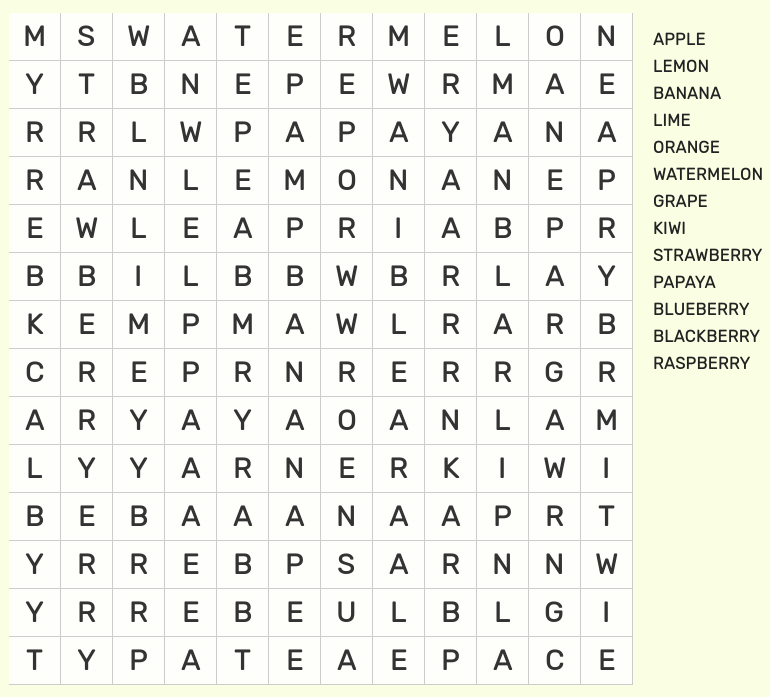
#> input picture assets/image_lvl1_1.png, 770 x 697 px
$ python test.py
#> lines starting #> are read from the running program, lines starting #| are printed output that depends on the picture; after the words box and inside, x2 and y2 are one past the last pixel; in counts of white or black regions, pixels touching at a corner belong together
import cv2
import numpy as np
import os


filter = False

filepath = "../../assets/"
filename = "image_lvl1_1.png"

file_path = os.path.join(filepath, filename)

img = cv2.imread(file_path)
#> img is the input picture: shape (697, 770, 3); mean B, G, R 233.2, 241.6, 239.9
rows, cols, _ = map(int, img.shape)
#> rows = 697; cols = 770

# img = cv2.pyrDown(img)
img_process = cv2.cvtColor(img, cv2.COLOR_BGR2GRAY)
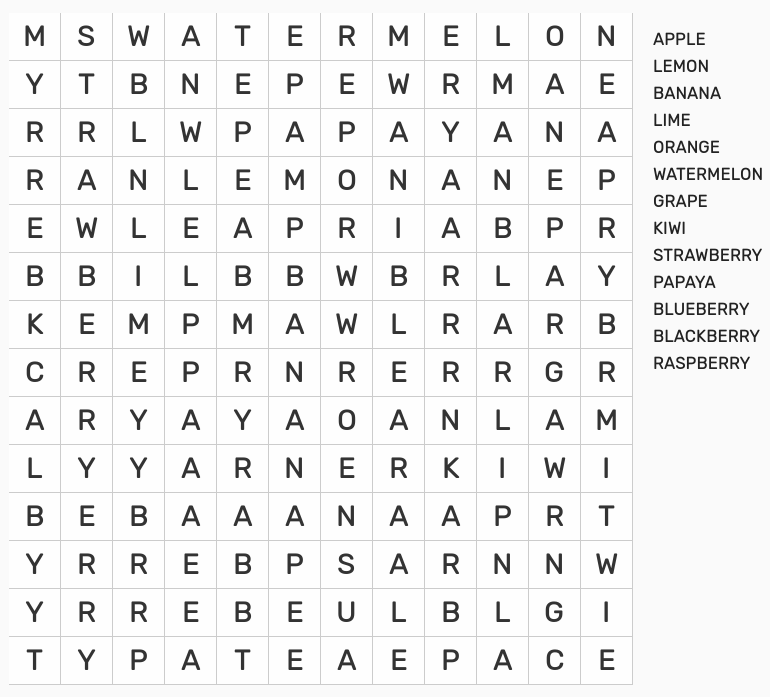
#> img_process: shape (697, 770); min 34, max 254, mean 239.9

rows, cols, _ = map(int, img.shape)
print(rows, cols)
#| 697 770

img_process = cv2.GaussianBlur(img_process, (3, 3), 0)
_, img_process = cv2.threshold(img_process, 127, 255, cv2.THRESH_BINARY_INV)
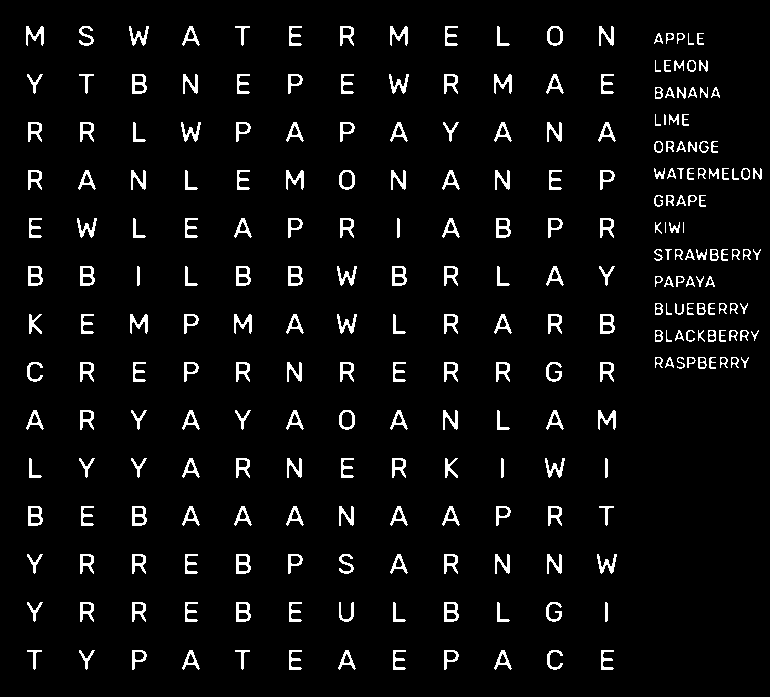
#> img_process: shape (697, 770); 4.8% white; 257 white regions (2 under 20 px)

contours, _ = cv2.findContours(img_process, cv2.RETR_EXTERNAL, cv2.CHAIN_APPROX_SIMPLE)
#> contours = 257 contours, 29 with area under 20; largest, box (x1, y1, x2, y2) and area: (339, 410, 355, 430) 245, (339, 170, 355, 190) 245, (547, 26, 563, 46) 245, (444, 602, 459, 622) 242, (236, 602, 251, 622) 242
bbox = [cv2.boundingRect(c) for c in contours]
#> bbox = 257 items, first 6: (601, 650, 13, 20), (547, 650, 16, 20), (494, 650, 18, 20), (444, 650, 15, 20), (393, 650, 13, 20), (338, 650, 18, 20)
print("Box found = ", len(bbox))
#| Box found =  257

cv2.imwrite("img_process.png", img_process)

for x, y, w, h in bbox:
    if (2 < w < 50) and (4 < h < 50):
        cv2.rectangle(img, (x, y), (x + w, y + h), (255, 0, 0), 2)
#> this loop made 257 passes
#> (x, y, w) on passes 1 to 3: (601, 650, 13), (547, 650, 16), (494, 650, 18)
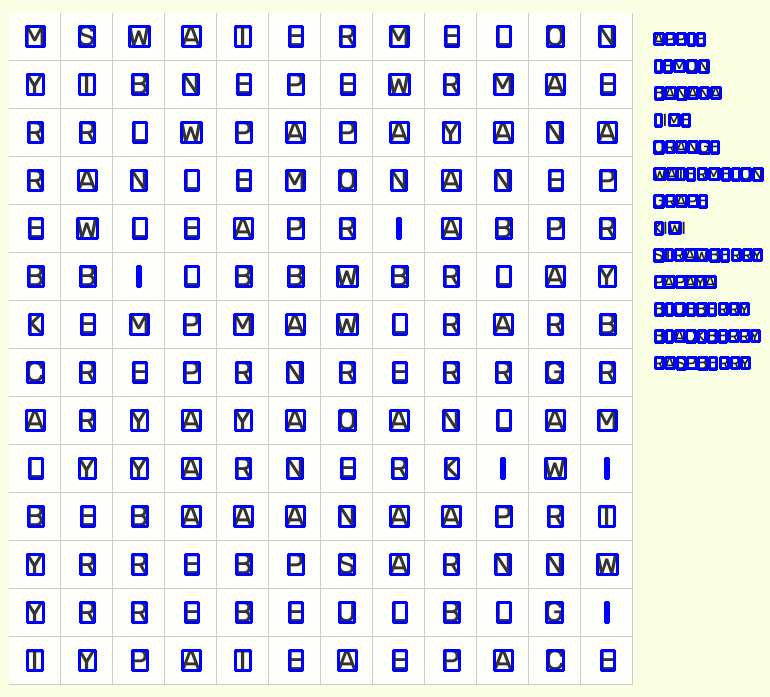
#> img: shape (697, 770, 3); 8.21% of pixels changed, all inside (x1, y1, x2, y2) = (25, 25, 764, 672)

cv2.imwrite("img_result.png", img)

$ run again, with assets/image_lvl1_2.png copied over assets/image_lvl1_1.png
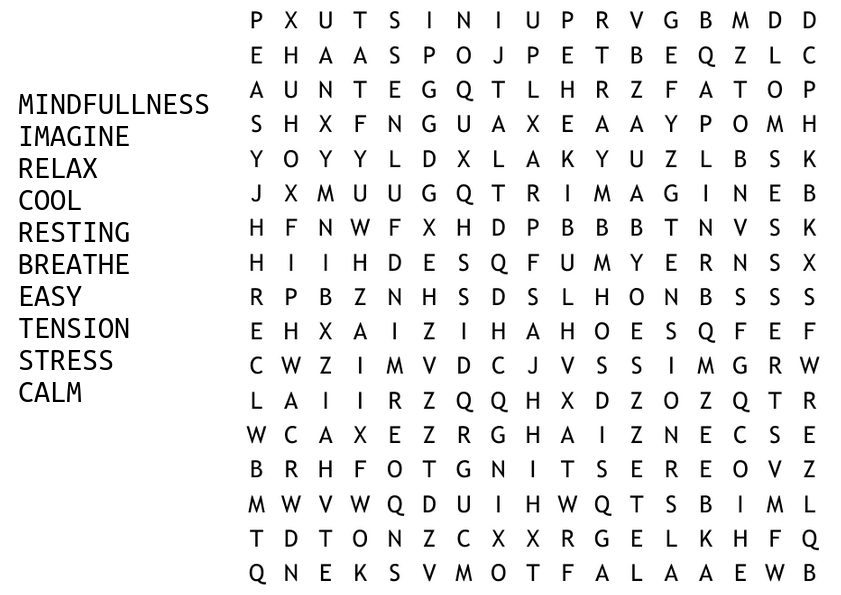
#> input picture assets/image_lvl1_2.png, 841 x 595 px
#> img is the input picture: shape (595, 841, 3); min 0, max 255, mean 239.5
#| 595 841
#> `_, img_process = cv2.threshold(img_process, 127, 255, cv2.THRESH_BINAR..`:
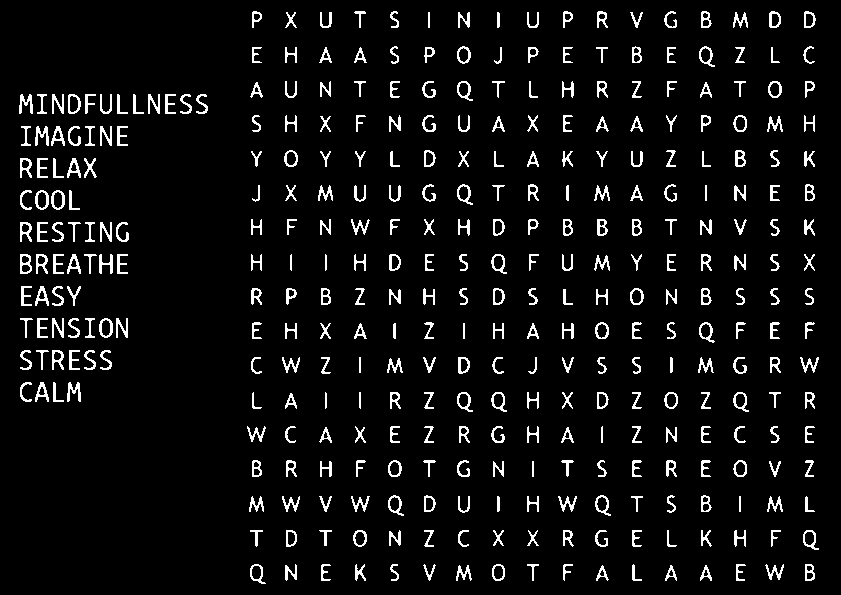
#> img_process: shape (595, 841); 5.9% white in thin lines or dots
#> contours = 352 contours, 11 with area under 20; largest, box (x1, y1, x2, y2) and area: (99, 318, 113, 338) 205, (51, 190, 65, 210) 205, (35, 190, 49, 210) 205, (68, 94, 81, 114) 196, (595, 495, 611, 516) 188
#> bbox = 352 items, first 6: (700, 565, 12, 16), (665, 565, 12, 16), (596, 565, 13, 16), (456, 565, 16, 16), (805, 564, 10, 17), (765, 564, 19, 16)
#| Box found =  352
#> the loop `for x, y, w, h in bbox:` made 352 passes
#> after the loop `for x, y, w, h in bbox:`:
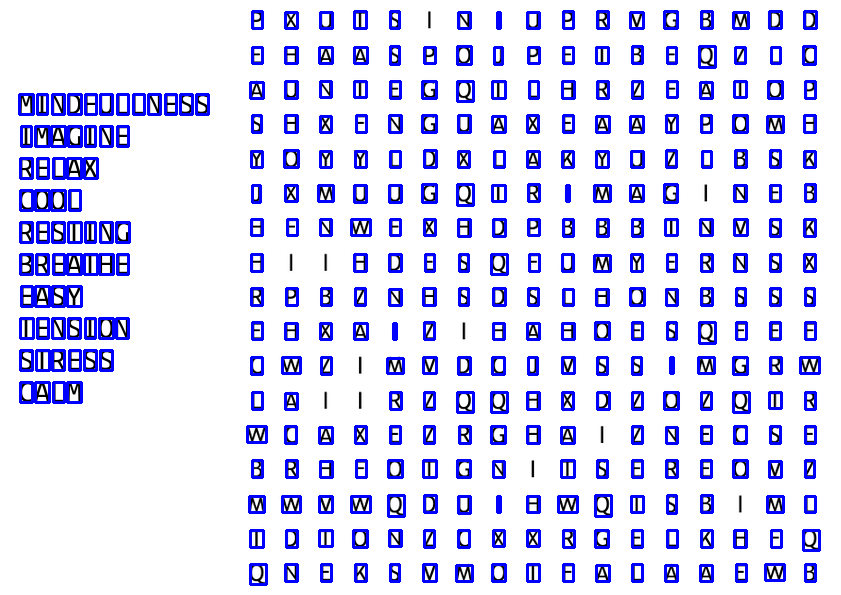
#> img: shape (595, 841, 3); 11.62% of pixels changed, all inside (x1, y1, x2, y2) = (18, 10, 821, 586)

$ run again, with assets/image_lvl2_1.png copied over assets/image_lvl1_1.png
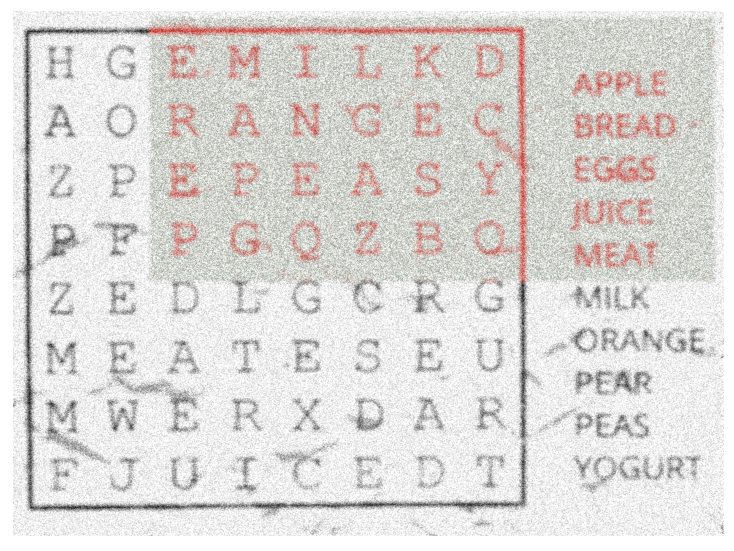
#> input picture assets/image_lvl2_1.png, 1468 x 1102 px (shown at 1/2 size)
#> img is the input picture: shape (1102, 1468, 3); mean B, G, R 216.6, 218.8, 221.6
#| 1102 1468
#> `_, img_process = cv2.threshold(img_process, 127, 255, cv2.THRESH_BINAR..`:
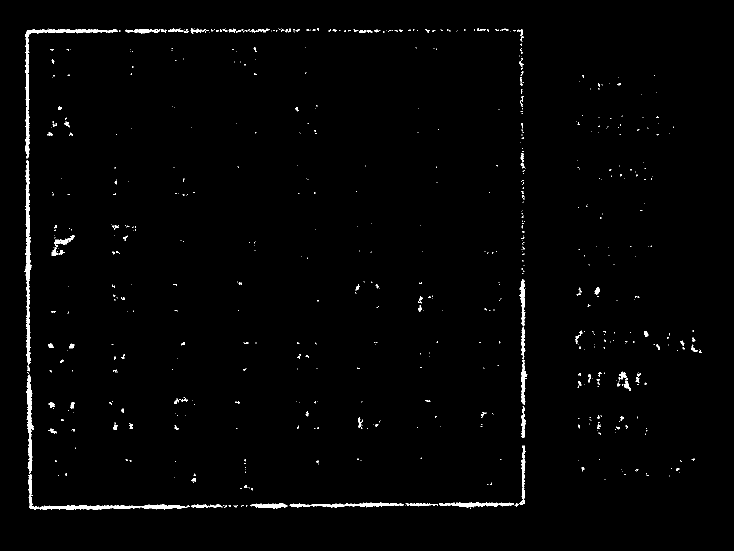
#> img_process: shape (1102, 1468) (shown at 1/2 size); 1.3% white; 667 white regions (548 under 20 px)
#> contours = 667 contours, 603 with area under 20; largest, box (x1, y1, x2, y2) and area: (49, 320, 63, 729) 2023, (50, 58, 236, 317) 1941, (79, 1009, 371, 1020) 1442, (53, 749, 67, 948) 1120, (579, 1005, 808, 1016) 866
#> bbox = 667 items, first 6: (940, 1015, 2, 3), (467, 1011, 6, 4), (449, 1011, 5, 5), (373, 1011, 7, 5), (811, 1010, 1, 1), (492, 1010, 3, 3)
#| Box found =  667
#> the loop `for x, y, w, h in bbox:` made 667 passes
#> after the loop `for x, y, w, h in bbox:`:
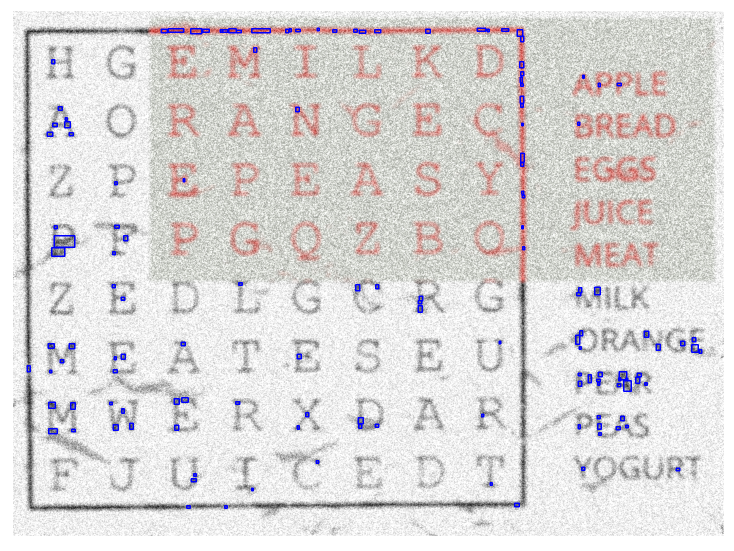
#> img: shape (1102, 1468, 3) (shown at 1/2 size); 0.77% of pixels changed, all inside (x1, y1, x2, y2) = (53, 55, 1405, 1018)

$ run again, with assets/image_lvl3_2.png copied over assets/image_lvl1_1.png
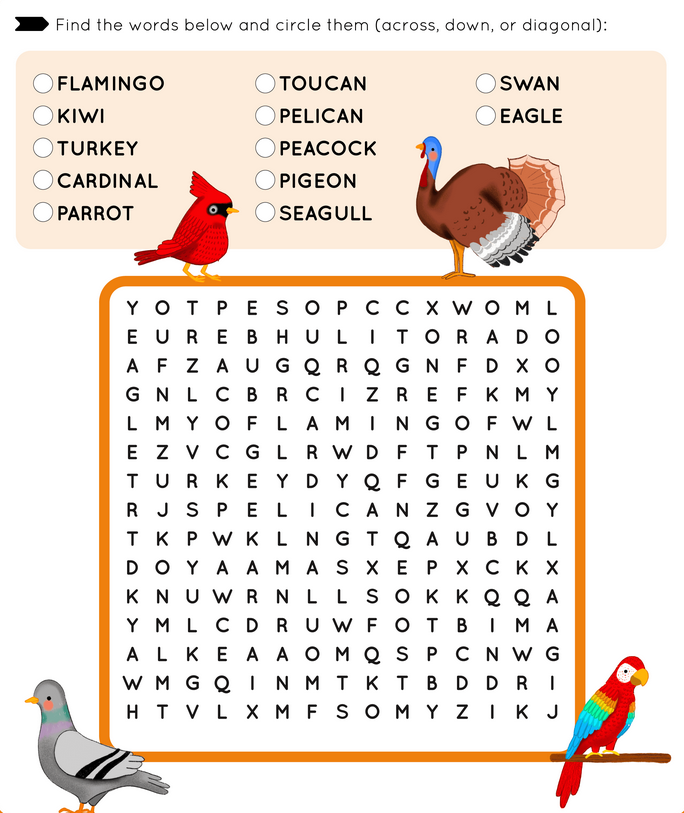
#> input picture assets/image_lvl3_2.png, 684 x 813 px
#> img is the input picture: shape (813, 684, 3); mean B, G, R 219.9, 227.7, 238.5
#| 813 684
#> `_, img_process = cv2.threshold(img_process, 127, 255, cv2.THRESH_BINAR..`:
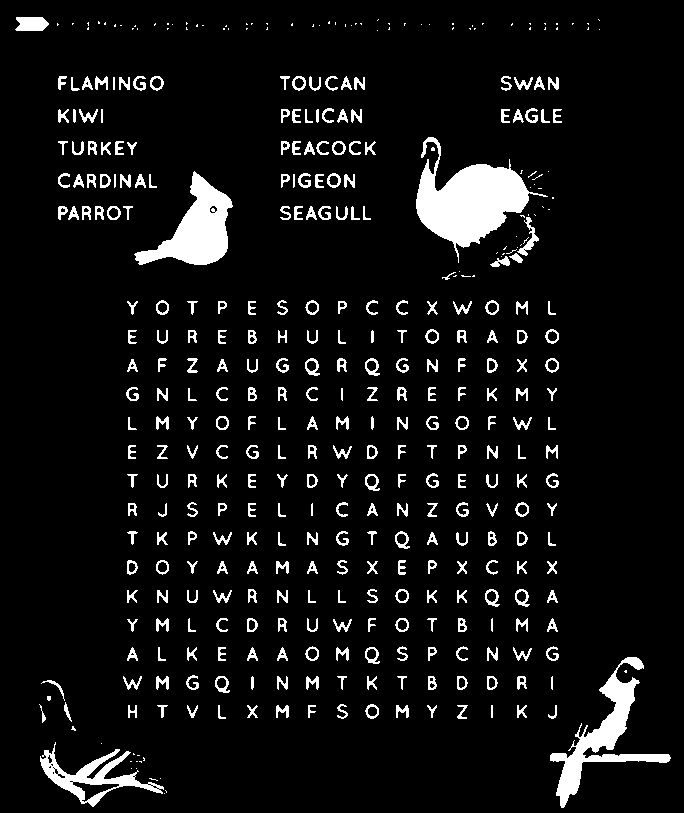
#> img_process: shape (813, 684); 7.1% white; 415 white regions (104 under 20 px)
#> contours = 415 contours, 120 with area under 20; largest, box (x1, y1, x2, y2) and area: (416, 137, 548, 263) 6426, (134, 171, 233, 265) 3924, (550, 657, 671, 808) 3574, (40, 742, 164, 807) 2318, (15, 17, 49, 31) 361
#> bbox = 415 items, first 6: (164, 793, 1, 1), (165, 790, 2, 3), (160, 778, 1, 1), (149, 778, 9, 3), (136, 768, 1, 1), (131, 768, 1, 1)
#| Box found =  415
#> the loop `for x, y, w, h in bbox:` made 415 passes
#> after the loop `for x, y, w, h in bbox:`:
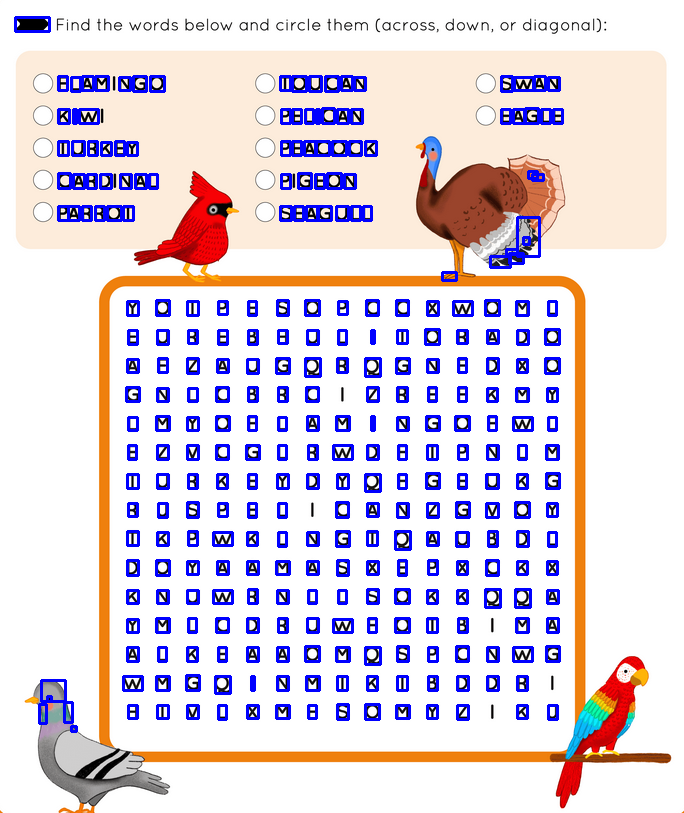
#> img: shape (813, 684, 3); 7.91% of pixels changed, all inside (x1, y1, x2, y2) = (14, 16, 564, 733)
